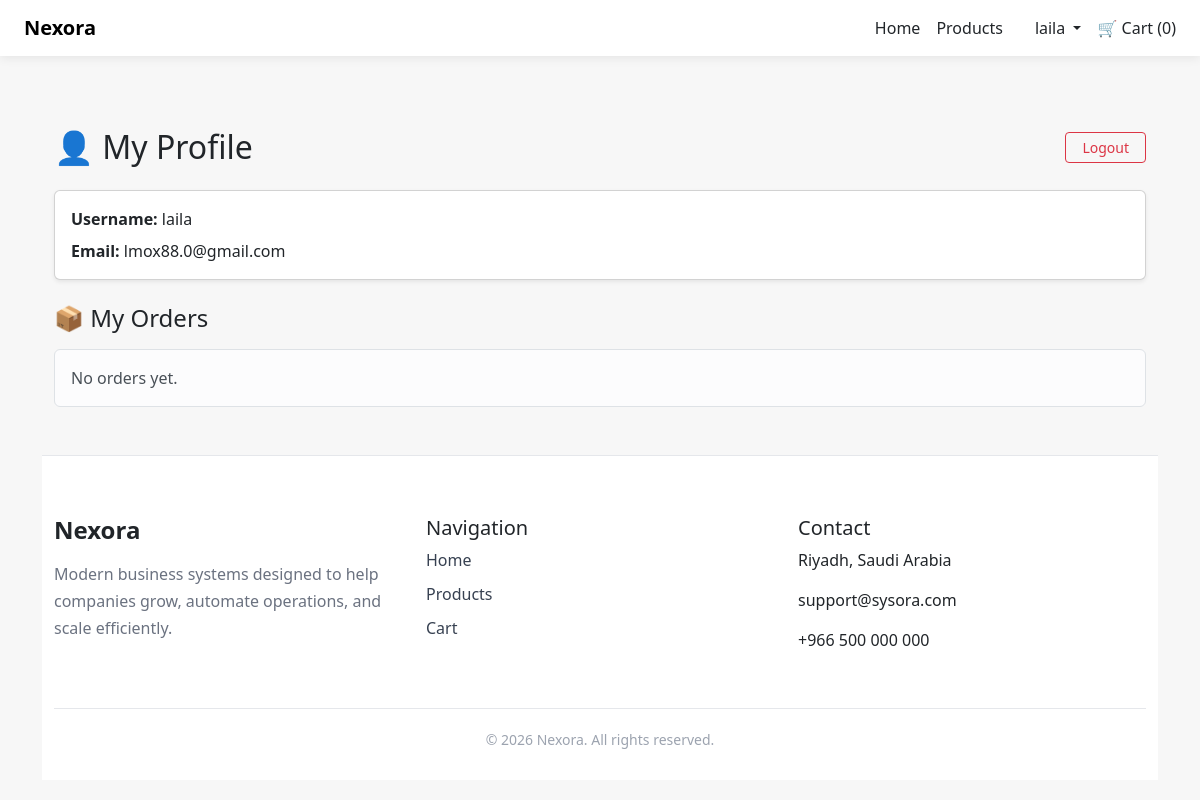
Page /profile/ (signed in) on the earlier database version.
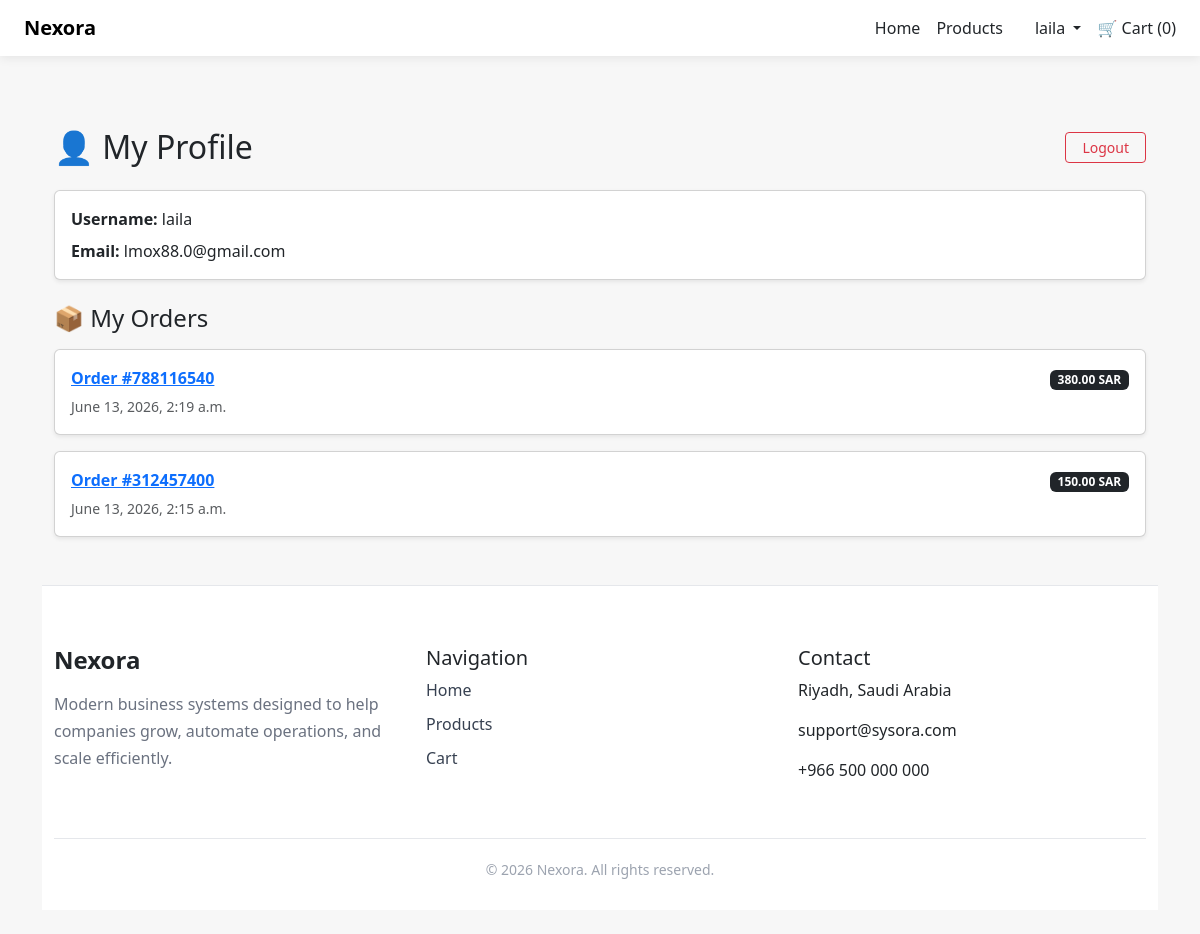
Same page on the later database version.
### orders/models.py (models this page shows, shortened)
class Order(models.Model):
    user = models.ForeignKey(User, on_delete=models.CASCADE)
    total = models.DecimalField(max_digits=10, decimal_places=2)
    created_at = models.DateTimeField(auto_now_add=True)
    order_number = models.CharField(max_length=12, unique=True, blank=True)

### accounts/views.py (the view)
# urls.py: path('profile/', views.profile_view, name='profile'),
@login_required
def profile_view(request):
    orders = Order.objects.filter(user=request.user).order_by('-created_at')
    return render(request, 'accounts/profile.html', {
        'orders': orders
    })

### cart/context_processors.py (called while the page is built)
def cart_counter(request):
    cart = request.session.get('cart', {})
    count = sum(cart.values())
    return {
        'cart_count': count
    }

### templates/accounts/profile.html
{% extends 'base.html' %}
{% block content %}
<div class="container mt-5">
    <div class="d-flex justify-content-between align-items-center mb-4">
        <h2 class="mb-0">👤 My Profile</h2>
        <a href="{% url 'logout' %}" class="btn btn-outline-danger btn-sm px-3">
            Logout
        </a>
    </div>
    <div class="card shadow-sm p-3 mb-4">
        <p class="mb-2"><strong>Username:</strong> {{ user.username }}</p>
        <p class="mb-0"><strong>Email:</strong> {{ user.email }}</p>
    </div>
    <h4 class="mb-3">📦 My Orders</h4>
    {% for order in orders %}
        <div class="card shadow-sm p-3 mb-3">
            <div class="d-flex justify-content-between">
                <div>
                    <p class="mb-1">
                        <strong>
                            <a href="{% url 'order_detail' order.id %}">
                                    Order #{{ order.order_number }}
                            </a>
                        </strong>
                    </p>
                    <small class="text-muted">{{ order.created_at }}</small>
                </div>
                <div class="text-end">
                    <span class="badge bg-dark">
                        {{ order.total }} SAR
                    </span>
                </div>
            </div>
        </div>
    {% empty %}
        <div class="alert alert-light border">
            No orders yet.
        </div>
    {% endfor %}
</div>
{% endblock %}

### templates/base.html (shortened to what this page needs)
<!DOCTYPE html>
<html lang="en">
<head>
    {% load static %}
    <link href="https://cdn.jsdelivr.net/npm/bootstrap@5.3.0/dist/css/bootstrap.min.css" rel="stylesheet">
    <link rel="stylesheet" href="{% static 'css/style.css' %}">
    <link rel="stylesheet" href="{% static 'css/components.css' %}">
</head>
<body>
<nav class="navbar navbar-expand-lg bg-white px-4 py-2">
    <a class="navbar-brand fw-bold" href="/"> Nexora</a>
    <div class="ms-auto d-flex gap-3">
        <a class="text-dark text-decoration-none" href="/">Home</a>
        <a class="text-dark text-decoration-none" href="/products/">Products</a>
        <a class="text-dark text-decoration-none" href="/login/">
            {% if user.is_authenticated %}
            <div class="dropdown d-inline">
                <a class="nav-link d-inline dropdown-toggle text-dark" href="#" role="button" data-bs-toggle="dropdown">
                    {{ user.username }}
                </a>
            </div>
            {% endif %}
        </a>
        <a class="text-dark text-decoration-none" href="/cart/">
            🛒 Cart ({{ cart_count }})
        </a>
    </div>
</nav>
<div class="container py-4">
    {% block content %}
    {% endblock %}
    <footer class="footer-custom mt-5">
    <div class="container">
        <div class="row">
            <div class="col-md-4">
                <h4 class="footer-logo">Nexora</h4>
                <p class="footer-text">
                    Modern business systems designed to help companies grow,
                    automate operations, and scale efficiently.
                </p>
            </div>
            <div class="col-md-4">
                <h5>Navigation</h5>
                <ul class="footer-links">
                    <li><a href="/">Home</a></li>
                    <li><a href="{% url 'product_list' %}">Products</a></li>
                    <li><a href="/cart/">Cart</a></li>
                </ul>
            </div>
            <div class="col-md-4">
                <h5>Contact</h5>
                <p>Riyadh, Saudi Arabia</p>
                <p>support@sysora.com</p>
                <p>+966 500 000 000</p>
            </div>
        </div>
        <div class="footer-bottom">
            © 2026 Nexora. All rights reserved.
        </div>
    </div>
</footer>
</div>
</body>
</html>

### static/css/style.css (style rules this page uses)
body { background-color: #f7f7f7; font-family: 'Segoe UI', sans-serif; }
.navbar { box-shadow: 0 2px 10px rgba(0,0,0,0.08); }

### static/css/components.css (style rules this page uses)
.footer-custom { margin-top: 80px; background: #ffffff; border-top: 1px solid #e5e7eb; padding: 60px 0 30px; }
.footer-logo { font-weight: 700; margin-bottom: 16px; }
.footer-text { color: #6b7280; line-height: 1.7; }
.footer-links { list-style: none; padding: 0; }
.footer-links li { margin-bottom: 10px; }
.footer-links a { text-decoration: none; color: #374151; transition: .2s; }
.footer-bottom { margin-top: 40px; padding-top: 20px; border-top: 1px solid #e5e7eb; text-align: center; color: #9ca3af; font-size: 14px; }

Differences in the rows shown:
added Order: order_number "788116540", created_at "June 13, 2026, 2:19 a.m.", total "380.00"
added Order: order_number "312457400", created_at "June 13, 2026, 2:15 a.m.", total "150.00"
Other differences:
text no longer shown: "No orders yet."
